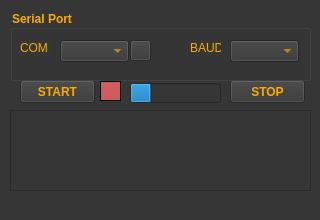
<?xml version="1.0" encoding="UTF-8"?>
<ui version="4.0">
 <class>MainWindow</class>
 <widget class="QMainWindow" name="MainWindow">
  <property name="windowModality">
   <enum>Qt::NonModal</enum>
  </property>
  <property name="geometry">
   <rect>
    <x>0</x>
    <y>0</y>
    <width>320</width>
    <height>220</height>
   </rect>
  </property>
  <property name="minimumSize">
   <size>
    <width>320</width>
    <height>220</height>
   </size>
  </property>
  <property name="maximumSize">
   <size>
    <width>320</width>
    <height>220</height>
   </size>
  </property>
  <property name="windowTitle">
   <string>Receptor NRF</string>
  </property>
  <property name="styleSheet">
   <string notr="true">background-color: rgb(54, 54, 54);</string>
  </property>
  <widget class="QWidget" name="centralwidget">
   <widget class="QPushButton" name="btnStart">
    <property name="geometry">
     <rect>
      <x>20</x>
      <y>80</y>
      <width>75</width>
      <height>23</height>
     </rect>
    </property>
    <property name="font">
     <font>
      <weight>75</weight>
      <bold>true</bold>
     </font>
    </property>
    <property name="styleSheet">
     <string notr="true">color: rgb(255, 170, 0);</string>
    </property>
    <property name="text">
     <string>START</string>
    </property>
   </widget>
   <widget class="QPushButton" name="btnStop">
    <property name="geometry">
     <rect>
      <x>230</x>
      <y>80</y>
      <width>75</width>
      <height>23</height>
     </rect>
    </property>
    <property name="font">
     <font>
      <weight>75</weight>
      <bold>true</bold>
     </font>
    </property>
    <property name="styleSheet">
     <string notr="true">color: rgb(255, 170, 0);</string>
    </property>
    <property name="text">
     <string>STOP</string>
    </property>
   </widget>
   <widget class="QGroupBox" name="groupBox">
    <property name="geometry">
     <rect>
      <x>10</x>
      <y>10</y>
      <width>301</width>
      <height>71</height>
     </rect>
    </property>
    <property name="font">
     <font>
      <weight>75</weight>
      <bold>true</bold>
     </font>
    </property>
    <property name="styleSheet">
     <string notr="true">color: rgb(255, 170, 0);</string>
    </property>
    <property name="title">
     <string>Serial Port</string>
    </property>
    <widget class="QLabel" name="label">
     <property name="geometry">
      <rect>
       <x>10</x>
       <y>30</y>
       <width>31</width>
       <height>16</height>
      </rect>
     </property>
     <property name="text">
      <string>COM</string>
     </property>
    </widget>
    <widget class="QComboBox" name="box_com">
     <property name="geometry">
      <rect>
       <x>50</x>
       <y>30</y>
       <width>69</width>
       <height>22</height>
      </rect>
     </property>
    </widget>
    <widget class="QLabel" name="label_2">
     <property name="geometry">
      <rect>
       <x>180</x>
       <y>30</y>
       <width>31</width>
       <height>16</height>
      </rect>
     </property>
     <property name="text">
      <string>BAUD</string>
     </property>
    </widget>
    <widget class="QComboBox" name="box_baud">
     <property name="geometry">
      <rect>
       <x>220</x>
       <y>30</y>
       <width>69</width>
       <height>22</height>
      </rect>
     </property>
    </widget>
    <widget class="QPushButton" name="btnRefresh">
     <property name="geometry">
      <rect>
       <x>120</x>
       <y>30</y>
       <width>21</width>
       <height>21</height>
      </rect>
     </property>
     <property name="font">
      <font>
       <pointsize>12</pointsize>
       <weight>50</weight>
       <bold>false</bold>
      </font>
     </property>
     <property name="toolTip">
      <string>Atualiza Portas COM</string>
     </property>
     <property name="styleSheet">
      <string notr="true"/>
     </property>
     <property name="text">
      <string/>
     </property>
    </widget>
   </widget>
   <widget class="QLabel" name="label_status">
    <property name="geometry">
     <rect>
      <x>100</x>
      <y>81</y>
      <width>21</width>
      <height>20</height>
     </rect>
    </property>
    <property name="toolTip">
     <string>Status ON/OFF</string>
    </property>
    <property name="styleSheet">
     <string notr="true">background-color: indianred;</string>
    </property>
    <property name="frameShape">
     <enum>QFrame::Box</enum>
    </property>
    <property name="text">
     <string/>
    </property>
   </widget>
   <widget class="QProgressBar" name="progressBar">
    <property name="geometry">
     <rect>
      <x>130</x>
      <y>83</y>
      <width>91</width>
      <height>20</height>
     </rect>
    </property>
    <property name="toolTip">
     <string>Status de recebimento</string>
    </property>
    <property name="value">
     <number>24</number>
    </property>
    <property name="textVisible">
     <bool>false</bool>
    </property>
   </widget>
   <widget class="QTextEdit" name="txtError">
    <property name="geometry">
     <rect>
      <x>10</x>
      <y>110</y>
      <width>301</width>
      <height>81</height>
     </rect>
    </property>
    <property name="styleSheet">
     <string notr="true">color: rgb(255, 170, 0);</string>
    </property>
    <property name="horizontalScrollBarPolicy">
     <enum>Qt::ScrollBarAlwaysOff</enum>
    </property>
   </widget>
  </widget>
  <widget class="QMenuBar" name="menubar">
   <property name="geometry">
    <rect>
     <x>0</x>
     <y>0</y>
     <width>320</width>
     <height>21</height>
    </rect>
   </property>
  </widget>
 </widget>
 <resources/>
 <connections/>
</ui>
